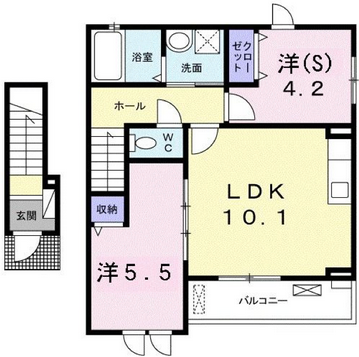
#> input picture Perfect.png, 359 x 357 px
$ python final_test.py
#> lines starting #> are read from the running program, lines starting #| are printed output that depends on the picture; after the words box and inside, x2 and y2 are one past the last pixel; in counts of white or black regions, pixels touching at a corner belong together
import numpy as np
import cv2
import os
import matplotlib.pyplot as plt
from PIL import Image
import json
from json import JSONEncoder
import imutils


# [5 lines of commented-out code are left out]


imgg = cv2.imread('Perfect.png')
#> imgg is the input picture: shape (357, 359, 3); mean B, G, R 207.3, 214, 216.7
img = cv2.cvtColor(imgg, cv2.COLOR_BGR2GRAY)
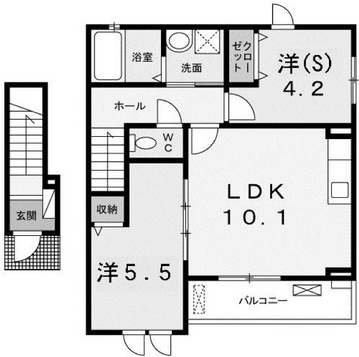
#> img: shape (357, 359); min 0, max 255, mean 214
# imgg = imutils.resize(imgg,400,400)
# img=imutils.resize(img,400,400)

kernel = np.ones((5,5),np.uint8)
img_dilation = cv2.dilate(img, kernel, iterations=1)
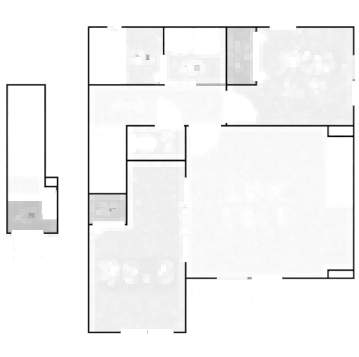
#> img_dilation: shape (357, 359); min 5, max 255, mean 243.7
cv2.imwrite('Intermediate.jpg',img_dilation)
gray = np.float32(img_dilation)
dst = cv2.cornerHarris(gray,2,3,0.04)
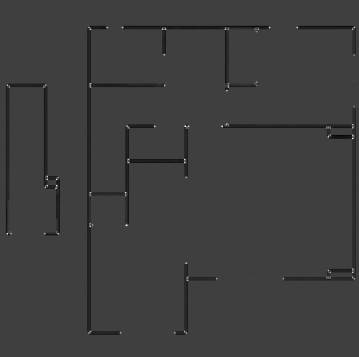
#> dst: shape (357, 359) float32; min -65974088, max 198560016, mean -1486625; drawn with min black and max white
dst = cv2.dilate(dst,None)
ret, dst = cv2.threshold(dst,0.01*dst.max(),255,0)
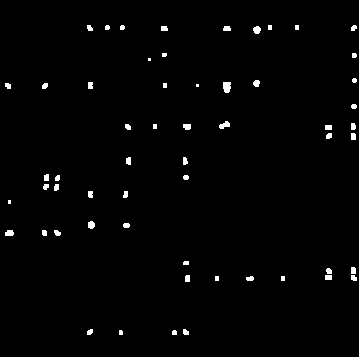
#> dst: shape (357, 359) float32; 1.3% white; 57 white regions (5 under 20 px), largest, box (x1, y1, x2, y2) and area: (223, 82, 231, 93) 77, (219, 121, 230, 129) 55, (253, 26, 261, 34) 49
#> ret = 1985600.2
dst = np.uint8(dst)
ret, labels, stats, centroids = cv2.connectedComponentsWithStats(dst)
#> labels: shape (357, 359) int32; 58 distinct labels, from 0 to 57
#> ret = 58; stats = 58 rows, first 6: [0, 0, 359, 357, 126454], [87, 25, 6, 6, 29], [105, 25, 5, 5, 22], [120, 25, 5, 5, 22], [268, 25, 4, 5, 20], [295, 25, 4, 5, 20]; centroids = 58 pairs, first value 7.63 to 354, second value 27 to 332.2
criteria = (cv2.TERM_CRITERIA_EPS + cv2.TERM_CRITERIA_MAX_ITER, 100, 0.001)
corners = cv2.cornerSubPix(gray,np.float32(centroids),(5,5),(-1,-1),criteria)
#> corners = 58 pairs, first value 6.45 to 353.6, second value 26.38 to 332.1

sure_round = np.around(corners, decimals = 0)
#> sure_round = 58 pairs, first value 6 to 354, second value 26 to 332

# [5 lines of commented-out code are left out]

l=[]
pixels = []
dictio = dict()
inter_res = []
result = []
l1 = sure_round.tolist()
#> l1 has the same summary as sure_round
l2=dict()
id=1
for g in l1:
    l2[id]=g
    id+=1
#> this loop made 58 passes
#> g on passes 1 to 12: [179, 178], [88, 26], [107, 27], [120, 27], [270, 26], [295, 26], [353, 26], [163, 26], [226, 26], [256, 27], [163, 55], [353, 55]
#> after the loop, id = 59; l2 = 58 items

print(l1)
#> (printed output is left out)
print()

#> (the run stopped early here; a loop or call above may not have finished)
